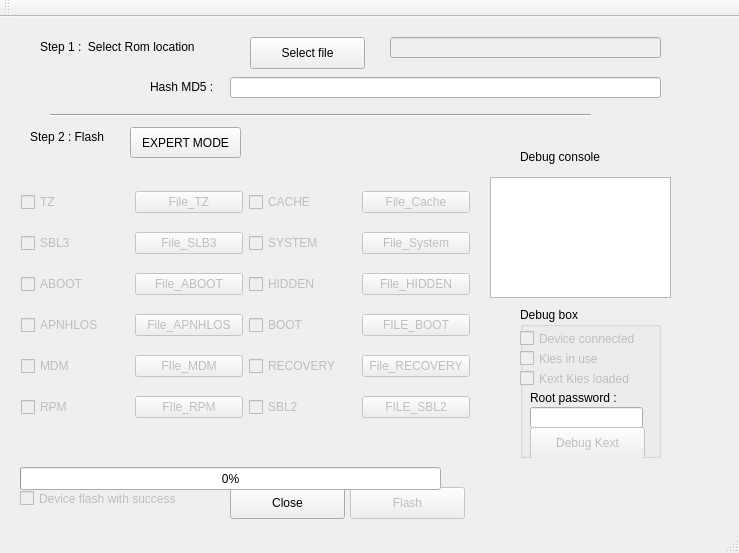
<?xml version="1.0" encoding="UTF-8"?>
<ui version="4.0">
 <class>MainWindow</class>
 <widget class="QMainWindow" name="MainWindow">
  <property name="geometry">
   <rect>
    <x>0</x>
    <y>0</y>
    <width>739</width>
    <height>553</height>
   </rect>
  </property>
  <property name="windowTitle">
   <string>Easy flash S4 </string>
  </property>
  <widget class="QWidget" name="centralWidget">
   <widget class="QPushButton" name="Bp_flash">
    <property name="enabled">
     <bool>false</bool>
    </property>
    <property name="geometry">
     <rect>
      <x>350</x>
      <y>470</y>
      <width>115</width>
      <height>32</height>
     </rect>
    </property>
    <property name="text">
     <string>Flash</string>
    </property>
   </widget>
   <widget class="QPlainTextEdit" name="plainTextEdit">
    <property name="geometry">
     <rect>
      <x>490</x>
      <y>160</y>
      <width>181</width>
      <height>121</height>
     </rect>
    </property>
    <property name="readOnly">
     <bool>true</bool>
    </property>
   </widget>
   <widget class="QLabel" name="label">
    <property name="geometry">
     <rect>
      <x>520</x>
      <y>130</y>
      <width>91</width>
      <height>19</height>
     </rect>
    </property>
    <property name="text">
     <string>Debug console</string>
    </property>
   </widget>
   <widget class="QLabel" name="label_4">
    <property name="geometry">
     <rect>
      <x>40</x>
      <y>20</y>
      <width>191</width>
      <height>19</height>
     </rect>
    </property>
    <property name="text">
     <string>Step 1 :  Select Rom location</string>
    </property>
   </widget>
   <widget class="QPushButton" name="pb_filelocation">
    <property name="geometry">
     <rect>
      <x>250</x>
      <y>20</y>
      <width>115</width>
      <height>32</height>
     </rect>
    </property>
    <property name="text">
     <string>Select file</string>
    </property>
   </widget>
   <widget class="QLineEdit" name="lineEdit_2">
    <property name="enabled">
     <bool>false</bool>
    </property>
    <property name="geometry">
     <rect>
      <x>390</x>
      <y>20</y>
      <width>271</width>
      <height>21</height>
     </rect>
    </property>
   </widget>
   <widget class="Line" name="line_3">
    <property name="geometry">
     <rect>
      <x>50</x>
      <y>90</y>
      <width>541</width>
      <height>16</height>
     </rect>
    </property>
    <property name="orientation">
     <enum>Qt::Horizontal</enum>
    </property>
   </widget>
   <widget class="QGroupBox" name="groupBox">
    <property name="geometry">
     <rect>
      <x>520</x>
      <y>290</y>
      <width>141</width>
      <height>151</height>
     </rect>
    </property>
    <property name="title">
     <string>Debug box</string>
    </property>
    <widget class="QLineEdit" name="lineEdit">
     <property name="geometry">
      <rect>
       <x>10</x>
       <y>100</y>
       <width>113</width>
       <height>21</height>
      </rect>
     </property>
     <property name="echoMode">
      <enum>QLineEdit::Password</enum>
     </property>
    </widget>
    <widget class="QCheckBox" name="checkBox">
     <property name="enabled">
      <bool>false</bool>
     </property>
     <property name="geometry">
      <rect>
       <x>0</x>
       <y>40</y>
       <width>201</width>
       <height>23</height>
      </rect>
     </property>
     <property name="text">
      <string>Kies in use</string>
     </property>
     <property name="checkable">
      <bool>true</bool>
     </property>
    </widget>
    <widget class="QLabel" name="label_2">
     <property name="geometry">
      <rect>
       <x>10</x>
       <y>80</y>
       <width>101</width>
       <height>21</height>
      </rect>
     </property>
     <property name="text">
      <string>Root password :</string>
     </property>
    </widget>
    <widget class="QPushButton" name="pushButton_2">
     <property name="enabled">
      <bool>false</bool>
     </property>
     <property name="geometry">
      <rect>
       <x>10</x>
       <y>120</y>
       <width>115</width>
       <height>32</height>
      </rect>
     </property>
     <property name="text">
      <string>Debug Kext</string>
     </property>
     <property name="checkable">
      <bool>false</bool>
     </property>
    </widget>
    <widget class="QCheckBox" name="checkBox_2">
     <property name="enabled">
      <bool>false</bool>
     </property>
     <property name="geometry">
      <rect>
       <x>0</x>
       <y>60</y>
       <width>201</width>
       <height>23</height>
      </rect>
     </property>
     <property name="text">
      <string>Kext Kies loaded</string>
     </property>
     <property name="checkable">
      <bool>true</bool>
     </property>
    </widget>
    <widget class="QCheckBox" name="checkBox_3">
     <property name="enabled">
      <bool>false</bool>
     </property>
     <property name="geometry">
      <rect>
       <x>0</x>
       <y>20</y>
       <width>201</width>
       <height>23</height>
      </rect>
     </property>
     <property name="text">
      <string>Device connected</string>
     </property>
     <property name="checkable">
      <bool>true</bool>
     </property>
    </widget>
   </widget>
   <widget class="QLabel" name="label_5">
    <property name="geometry">
     <rect>
      <x>150</x>
      <y>60</y>
      <width>71</width>
      <height>19</height>
     </rect>
    </property>
    <property name="text">
     <string>Hash MD5 : </string>
    </property>
   </widget>
   <widget class="QLineEdit" name="hex_lineedit">
    <property name="enabled">
     <bool>true</bool>
    </property>
    <property name="geometry">
     <rect>
      <x>230</x>
      <y>60</y>
      <width>431</width>
      <height>21</height>
     </rect>
    </property>
   </widget>
   <widget class="QLabel" name="label_3">
    <property name="geometry">
     <rect>
      <x>30</x>
      <y>110</y>
      <width>91</width>
      <height>19</height>
     </rect>
    </property>
    <property name="text">
     <string>Step 2 : Flash</string>
    </property>
   </widget>
   <widget class="QCheckBox" name="checkBox_4">
    <property name="enabled">
     <bool>false</bool>
    </property>
    <property name="geometry">
     <rect>
      <x>20</x>
      <y>470</y>
      <width>191</width>
      <height>23</height>
     </rect>
    </property>
    <property name="text">
     <string>Device flash with success</string>
    </property>
   </widget>
   <widget class="QPushButton" name="pushButton_3">
    <property name="geometry">
     <rect>
      <x>230</x>
      <y>470</y>
      <width>115</width>
      <height>32</height>
     </rect>
    </property>
    <property name="text">
     <string>Close</string>
    </property>
   </widget>
   <widget class="QWidget" name="gridLayoutWidget">
    <property name="enabled">
     <bool>true</bool>
    </property>
    <property name="geometry">
     <rect>
      <x>10</x>
      <y>150</y>
      <width>471</width>
      <height>281</height>
     </rect>
    </property>
    <layout class="QGridLayout" name="gridLayout">
     <property name="sizeConstraint">
      <enum>QLayout::SetDefaultConstraint</enum>
     </property>
     <item row="3" column="2">
      <widget class="QCheckBox" name="SYSTEM">
       <property name="enabled">
        <bool>false</bool>
       </property>
       <property name="text">
        <string>SYSTEM</string>
       </property>
      </widget>
     </item>
     <item row="7" column="0">
      <widget class="QCheckBox" name="RPM">
       <property name="enabled">
        <bool>false</bool>
       </property>
       <property name="text">
        <string>RPM</string>
       </property>
      </widget>
     </item>
     <item row="2" column="2">
      <widget class="QCheckBox" name="CACHE">
       <property name="enabled">
        <bool>false</bool>
       </property>
       <property name="text">
        <string>CACHE</string>
       </property>
      </widget>
     </item>
     <item row="5" column="0">
      <widget class="QCheckBox" name="APNHLOS">
       <property name="enabled">
        <bool>false</bool>
       </property>
       <property name="text">
        <string>APNHLOS</string>
       </property>
      </widget>
     </item>
     <item row="6" column="0">
      <widget class="QCheckBox" name="MDM">
       <property name="enabled">
        <bool>false</bool>
       </property>
       <property name="text">
        <string>MDM</string>
       </property>
      </widget>
     </item>
     <item row="6" column="3">
      <widget class="QPushButton" name="bpFile_Recovery">
       <property name="enabled">
        <bool>false</bool>
       </property>
       <property name="text">
        <string>File_RECOVERY</string>
       </property>
      </widget>
     </item>
     <item row="2" column="0">
      <widget class="QCheckBox" name="TZ">
       <property name="enabled">
        <bool>false</bool>
       </property>
       <property name="text">
        <string>TZ</string>
       </property>
      </widget>
     </item>
     <item row="4" column="1">
      <widget class="QPushButton" name="bpFile_ABOOT">
       <property name="enabled">
        <bool>false</bool>
       </property>
       <property name="text">
        <string>File_ABOOT</string>
       </property>
      </widget>
     </item>
     <item row="4" column="0">
      <widget class="QCheckBox" name="ABOOT">
       <property name="enabled">
        <bool>false</bool>
       </property>
       <property name="text">
        <string>ABOOT</string>
       </property>
      </widget>
     </item>
     <item row="6" column="2">
      <widget class="QCheckBox" name="RECOVERY">
       <property name="enabled">
        <bool>false</bool>
       </property>
       <property name="text">
        <string>RECOVERY</string>
       </property>
      </widget>
     </item>
     <item row="7" column="2">
      <widget class="QCheckBox" name="SBL2">
       <property name="enabled">
        <bool>false</bool>
       </property>
       <property name="text">
        <string>SBL2</string>
       </property>
      </widget>
     </item>
     <item row="2" column="3">
      <widget class="QPushButton" name="bpFIle_CACHE">
       <property name="enabled">
        <bool>false</bool>
       </property>
       <property name="text">
        <string>File_Cache</string>
       </property>
      </widget>
     </item>
     <item row="6" column="1">
      <widget class="QPushButton" name="bpFile_MDM">
       <property name="enabled">
        <bool>false</bool>
       </property>
       <property name="text">
        <string>FIle_MDM</string>
       </property>
      </widget>
     </item>
     <item row="3" column="3">
      <widget class="QPushButton" name="bpFile_System">
       <property name="enabled">
        <bool>false</bool>
       </property>
       <property name="text">
        <string>File_System</string>
       </property>
      </widget>
     </item>
     <item row="4" column="3">
      <widget class="QPushButton" name="bpFile_HIDDEN">
       <property name="enabled">
        <bool>false</bool>
       </property>
       <property name="text">
        <string>File_HIDDEN</string>
       </property>
      </widget>
     </item>
     <item row="2" column="1">
      <widget class="QPushButton" name="bpFile_TZ">
       <property name="enabled">
        <bool>false</bool>
       </property>
       <property name="text">
        <string>File_TZ</string>
       </property>
      </widget>
     </item>
     <item row="5" column="1">
      <widget class="QPushButton" name="bpFile_APNHLOS">
       <property name="enabled">
        <bool>false</bool>
       </property>
       <property name="text">
        <string>File_APNHLOS</string>
       </property>
      </widget>
     </item>
     <item row="4" column="2">
      <widget class="QCheckBox" name="HIDDEN">
       <property name="enabled">
        <bool>false</bool>
       </property>
       <property name="text">
        <string>HIDDEN</string>
       </property>
      </widget>
     </item>
     <item row="3" column="0">
      <widget class="QCheckBox" name="SBL3">
       <property name="enabled">
        <bool>false</bool>
       </property>
       <property name="text">
        <string>SBL3</string>
       </property>
      </widget>
     </item>
     <item row="5" column="2">
      <widget class="QCheckBox" name="BOOT">
       <property name="enabled">
        <bool>false</bool>
       </property>
       <property name="text">
        <string>BOOT</string>
       </property>
      </widget>
     </item>
     <item row="7" column="3">
      <widget class="QPushButton" name="bpFile_SLB2">
       <property name="enabled">
        <bool>false</bool>
       </property>
       <property name="text">
        <string>FILE_SBL2</string>
       </property>
      </widget>
     </item>
     <item row="3" column="1">
      <widget class="QPushButton" name="bpFile_SLB3">
       <property name="enabled">
        <bool>false</bool>
       </property>
       <property name="text">
        <string>File_SLB3</string>
       </property>
      </widget>
     </item>
     <item row="5" column="3">
      <widget class="QPushButton" name="bpFile_BOOT">
       <property name="enabled">
        <bool>false</bool>
       </property>
       <property name="text">
        <string>FILE_BOOT</string>
       </property>
      </widget>
     </item>
     <item row="7" column="1">
      <widget class="QPushButton" name="bpFIle_RPM">
       <property name="enabled">
        <bool>false</bool>
       </property>
       <property name="text">
        <string>FIle_RPM</string>
       </property>
      </widget>
     </item>
    </layout>
   </widget>
   <widget class="QProgressBar" name="progressBar">
    <property name="geometry">
     <rect>
      <x>20</x>
      <y>450</y>
      <width>421</width>
      <height>23</height>
     </rect>
    </property>
    <property name="value">
     <number>0</number>
    </property>
   </widget>
   <widget class="QLabel" name="label_6">
    <property name="geometry">
     <rect>
      <x>70</x>
      <y>450</y>
      <width>331</width>
      <height>20</height>
     </rect>
    </property>
    <property name="text">
     <string/>
    </property>
   </widget>
   <widget class="QPushButton" name="pushButton_4">
    <property name="enabled">
     <bool>true</bool>
    </property>
    <property name="geometry">
     <rect>
      <x>130</x>
      <y>110</y>
      <width>111</width>
      <height>31</height>
     </rect>
    </property>
    <property name="mouseTracking">
     <bool>false</bool>
    </property>
    <property name="text">
     <string>EXPERT MODE</string>
    </property>
   </widget>
  </widget>
  <widget class="QMenuBar" name="menuBar">
   <property name="geometry">
    <rect>
     <x>0</x>
     <y>0</y>
     <width>739</width>
     <height>22</height>
    </rect>
   </property>
  </widget>
  <widget class="QToolBar" name="mainToolBar">
   <attribute name="toolBarArea">
    <enum>TopToolBarArea</enum>
   </attribute>
   <attribute name="toolBarBreak">
    <bool>false</bool>
   </attribute>
  </widget>
  <widget class="QStatusBar" name="statusBar"/>
 </widget>
 <layoutdefault spacing="6" margin="11"/>
 <resources/>
 <connections/>
</ui>
